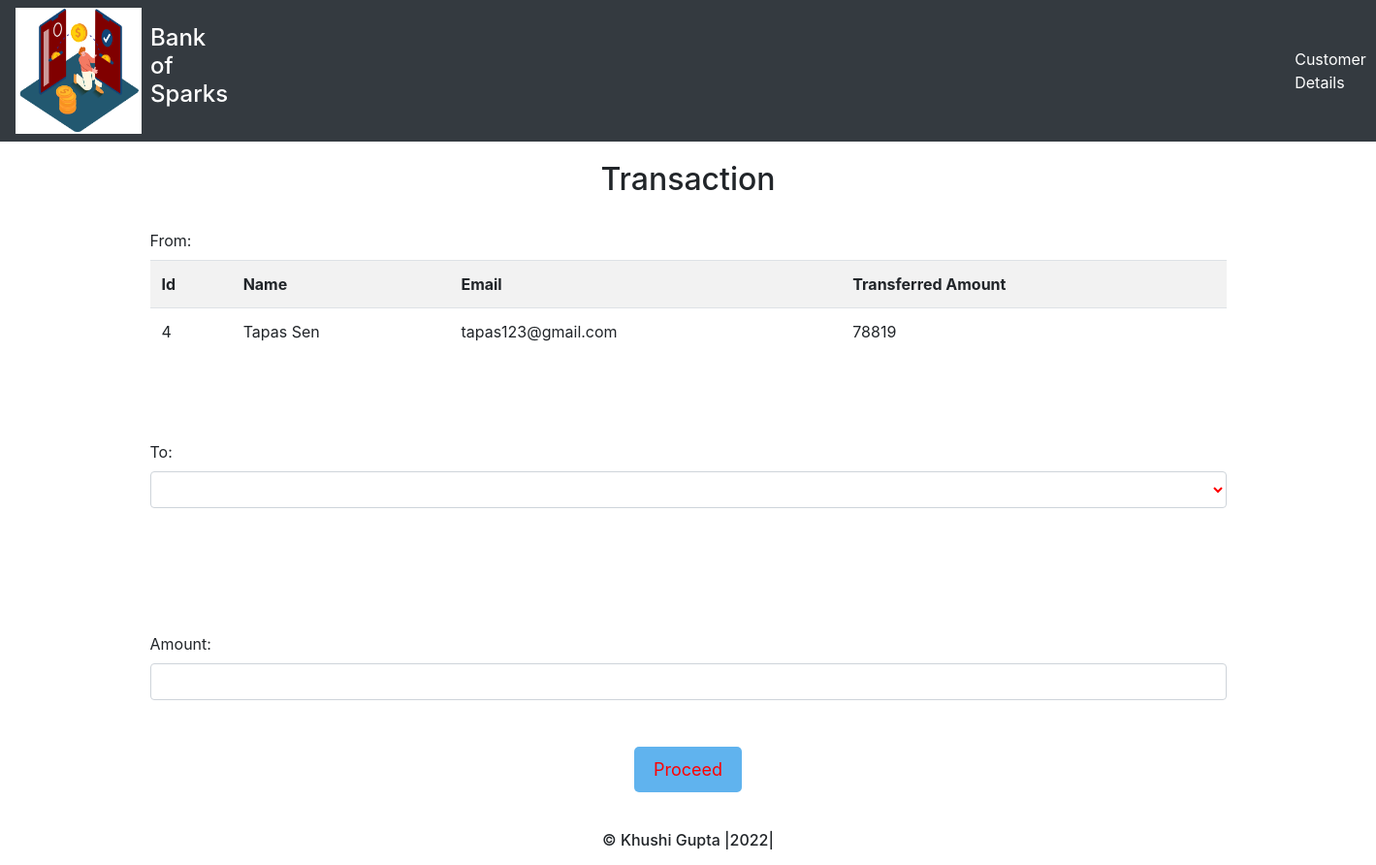
The app's page /transfer.php?id=4 with its own data.
### tables this page shows
CREATE TABLE `users` (
  `id` int(11) NOT NULL,
  `name` varchar(50) NOT NULL,
  `email` varchar(50) NOT NULL,
  `credits` int(10) NOT NULL
);

### transfer.php (the view, shortened to what this page needs)
<!DOCTYPE html>
<html lang="en">
<head>
    <link rel="stylesheet" href="https://maxcdn.bootstrapcdn.com/bootstrap/4.0.0/css/bootstrap.min.css">
</head>
<body>
  <nav class="navbar navbar-expand-sm bg-dark navbar-dark">
  <div class="logo"><img src="newimages\images\transferMoney.png" height="130px" width="130px"></div>&nbsp;&nbsp;
<h4><p class="logo-text">Bank of Sparks</p></h4>
  <ul class="navbar-nav">
  <li class="list-customer">
  <a class="nav-link1" href="viewusers.php">Customer Details</a>
  </li>
  </ul>
  </nav>
    <div class="container divStyle">
        <h2>Transaction </h2>
            <?php
                include 'config.php';
                $sid=$_GET['id'];
                $sql = "SELECT * FROM  users where id=$sid";
                $query=mysqli_query($conn,$sql);
                $rows=mysqli_fetch_array($query);
            ?>
            <form method="post" name="tcredit" class="tabletext" ><br/>
        <label> From: </label><br/>
        <div>
            <table class="table roundedCorners  tabletext table-hover  table-striped table-condensed"  >
                <tr>
                    <th>Id</th>
                    <th>Name</th>
                    <th>Email</th>
                    <th> Transferred Amount</th>
                </tr>
                <tr>
                    <td><?php echo $rows['id'] ?></td>
                    <td><?php echo $rows['name'] ?></td>
                    <td><?php echo $rows['email'] ?></td>
                    <td><?php echo $rows['credits'] ?></td>
                </tr>
            </table>
        </div>
        <br/><br/><br/>
        <label>To:</label>
        <select class=" form-control"   name="to" style="margin-bottom:5%;" required>
            <option value="" disabled selected> </option>
            <?php
                include 'config.php';
                $sid=$_GET['id'];
                $sql = "SELECT * FROM users where id!=$sid";
                $query=mysqli_query($conn,$sql);
                while($rows = mysqli_fetch_array($query)) {
            ?>
                <option class="table text-center table-striped " value="<?php echo $rows['id'];?>" >
                </option>
            <?php
                }
            ?>
        </select> <br/><br/><br/>
            <label>Amount:</label>
            <input type="number" id="amm" class="form-control" name="amount" min="0" required  />  <br/><br/>
                <div class="text-center btn3" >
            <button class="button" name="submit" type="submit" id="myBtn">Proceed</button>
            </div>
        </form>
    </div>
<footer class="footer1" align="center"> <br>
    <div  style="height: 60%">
    <p><h6>&copy; Khushi Gupta |2022|</h6></p>
    </div>
  </footer>
</body>
</html>

### transfer.php (style rules this page uses)
.logo-text, .nav-link1 { color: white; padding-top: 15px; }
.list-customer { padding-left: 1100px; color:brown; }
.button { background-color: #60B3EE; border: none; color: red; padding: 10px 20px; text-align: center; text-decoration: none; display: inline-block; font-size: 18px; margin: 0px 2px; border-radius: 5px; }
h2 { text-align: center; margin-top: 20px; }
.form-control { color:red; }

### records on screen
users: id "4", name "Tapas Sen", email "tapas123@gmail.com", credits "78819"
